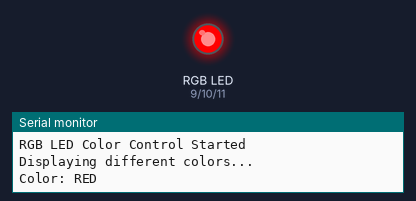
Bench run of a sketch on a simulated Arduino Uno, built with avr-gcc and run on an emulated ATmega328P. On the bench: an RGB LED mixed from three pins (HIGH = lit), the last lines printed to the serial monitor.

Above: at 0.5 s.
At 2.5 s:
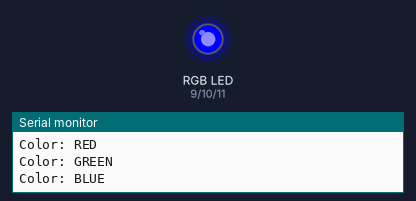
At 3.5 s:
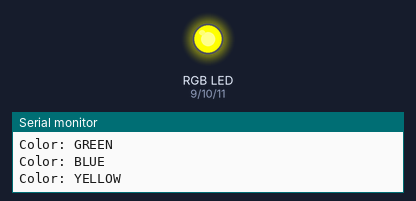
At 4.5 s:
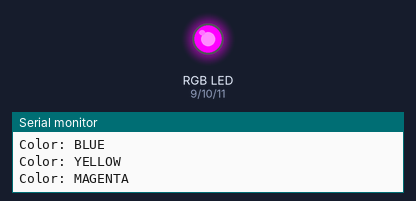
At 6.5 s:
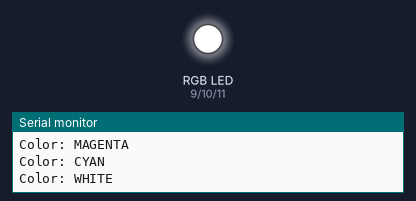
At 9.5 s:
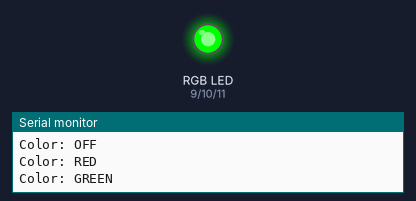
Timing chart, 0 to 10.4 s (numbered marks = the images above):
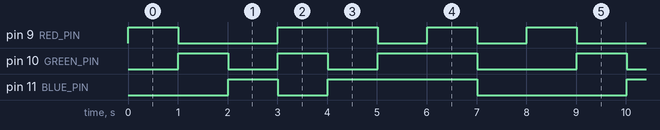

The sketch:

rgb_led.ino
```cpp
/*
 * Project: RGB LED Color Control
 * Description: Control an RGB LED to display different colors
 * Author: XergioAleX
 * Date: 2025
 */

// Pin definitions for RGB LED (must be PWM-capable pins)
const int RED_PIN = 9;     // Red channel (PWM pin)
const int GREEN_PIN = 10;  // Green channel (PWM pin)
const int BLUE_PIN = 11;   // Blue channel (PWM pin)

// Color delay (time each color is displayed)
const int COLOR_DELAY = 1000;  // 1 second per color

void setup() {
  // Initialize all RGB pins as outputs
  pinMode(RED_PIN, OUTPUT);
  pinMode(GREEN_PIN, OUTPUT);
  pinMode(BLUE_PIN, OUTPUT);

  // Initialize serial communication for debugging
  Serial.begin(9600);
  Serial.println("RGB LED Color Control Started");
  Serial.println("Displaying different colors...");
}

void loop() {
  // Display different colors in sequence

  // Red
  setColor(255, 0, 0);
  Serial.println("Color: RED");
  delay(COLOR_DELAY);

  // Green
  setColor(0, 255, 0);
  Serial.println("Color: GREEN");
  delay(COLOR_DELAY);

  // Blue
  setColor(0, 0, 255);
  Serial.println("Color: BLUE");
  delay(COLOR_DELAY);

  // Yellow (Red + Green)
  setColor(255, 255, 0);
  Serial.println("Color: YELLOW");
  delay(COLOR_DELAY);

  // Magenta (Red + Blue)
  setColor(255, 0, 255);
  Serial.println("Color: MAGENTA");
  delay(COLOR_DELAY);

  // Cyan (Green + Blue)
  setColor(0, 255, 255);
  Serial.println("Color: CYAN");
  delay(COLOR_DELAY);

  // White (Red + Green + Blue)
  setColor(255, 255, 255);
  Serial.println("Color: WHITE");
  delay(COLOR_DELAY);

  // Off (all channels off)
  setColor(0, 0, 0);
  Serial.println("Color: OFF");
  delay(COLOR_DELAY);
}

/*
 * Function: setColor
 * Description: Sets the RGB LED to a specific color
 * Parameters:
 *   red: Red channel brightness (0-255)
 *   green: Green channel brightness (0-255)
 *   blue: Blue channel brightness (0-255)
 */
void setColor(int red, int green, int blue) {
  // Write PWM values to each color channel
  // For common cathode RGB LED, higher value = brighter
  // For common anode RGB LED, you would invert: 255 - value
  analogWrite(RED_PIN, red);
  analogWrite(GREEN_PIN, green);
  analogWrite(BLUE_PIN, blue);
}
```

Measured:
- by itself, pin 9 (RED_PIN): repeats every 8.0 s: LOW 2.0 s, HIGH 2.0 s, 2 × (LOW 1.0 s, HIGH 1.0 s)
- by itself, pin 10 (GREEN_PIN): repeats every 8.0 s: LOW 1.0 s, HIGH 1.0 s, LOW 1.0 s, HIGH 2.0 s, LOW 2.0 s, HIGH 1.0 s
- by itself, pin 11 (BLUE_PIN): repeats every 8.0 s: LOW 1.0 s, HIGH 3.0 s, LOW 3.0 s, HIGH 1.0 s
